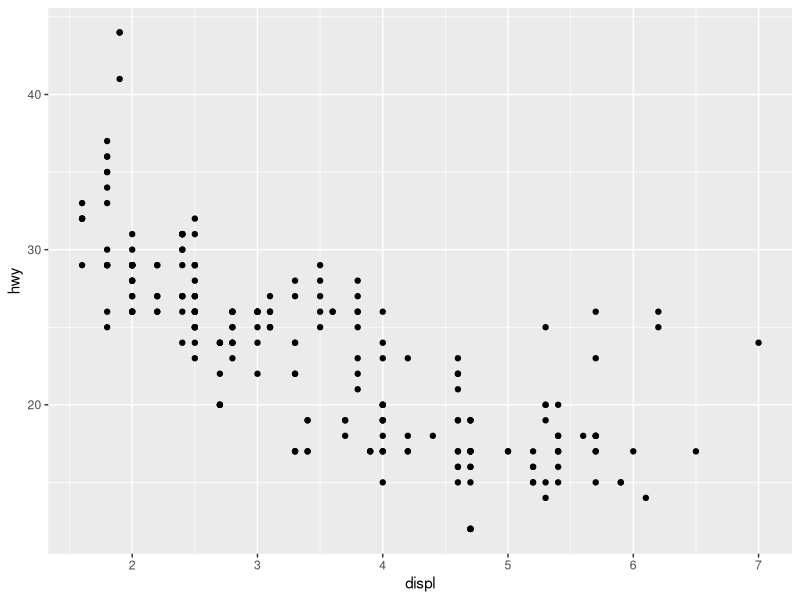
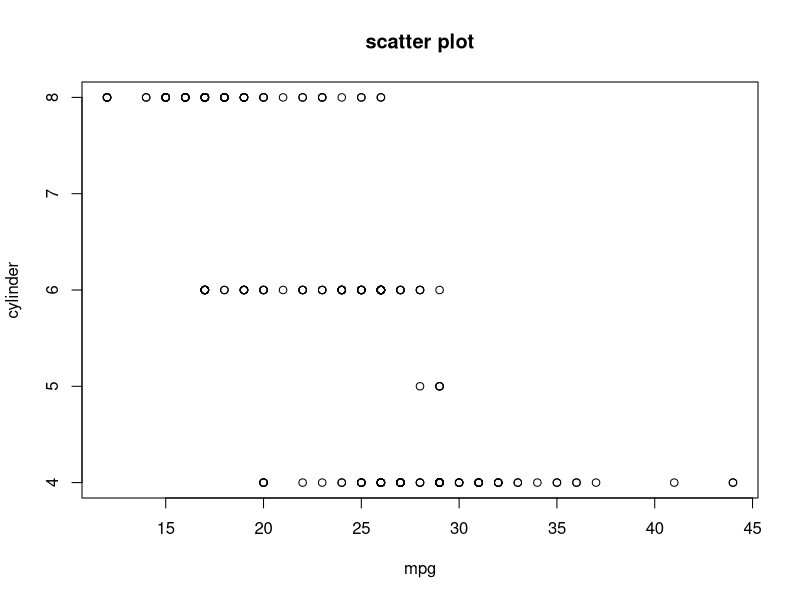
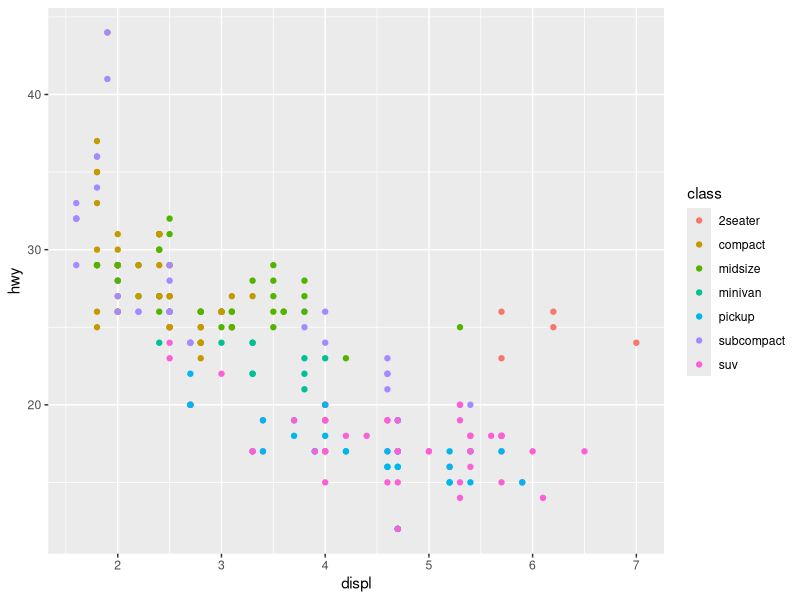
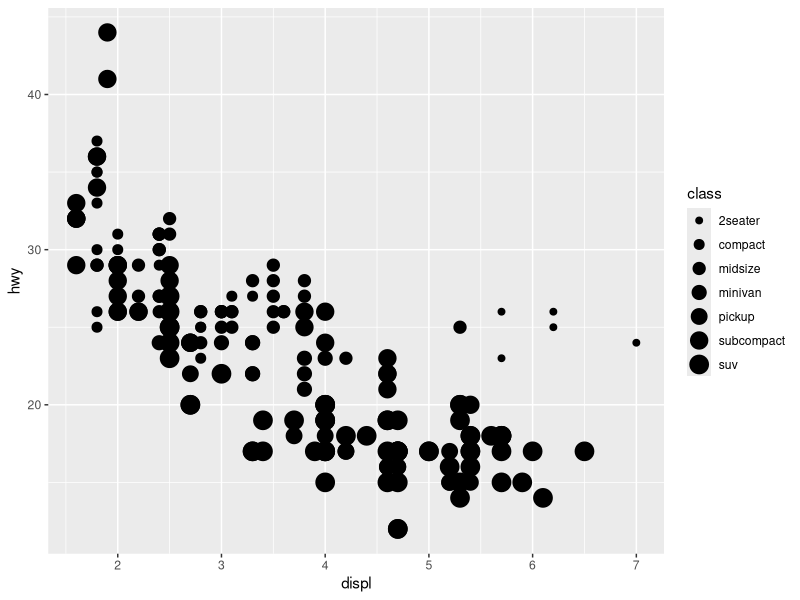
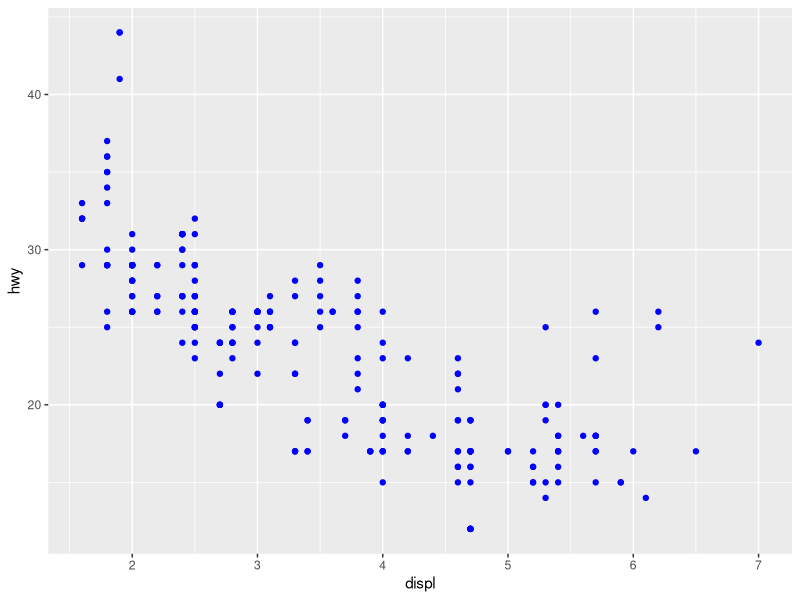
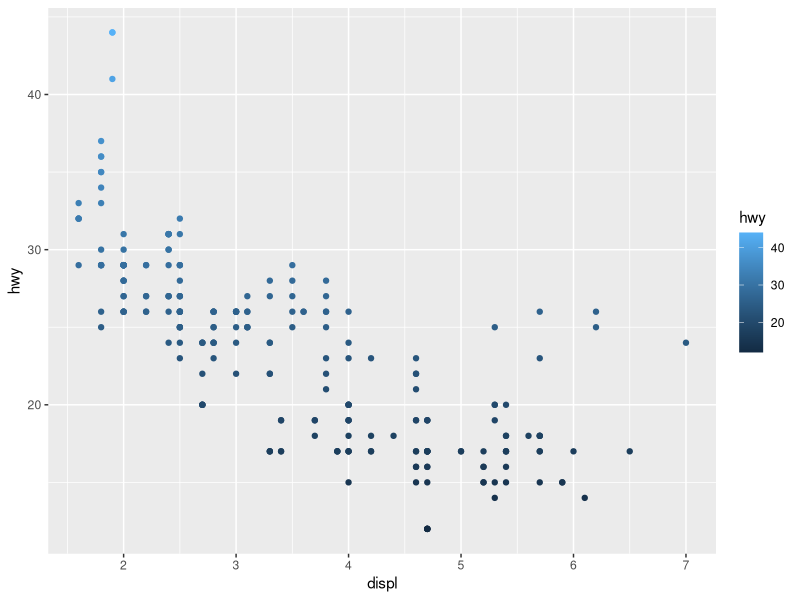
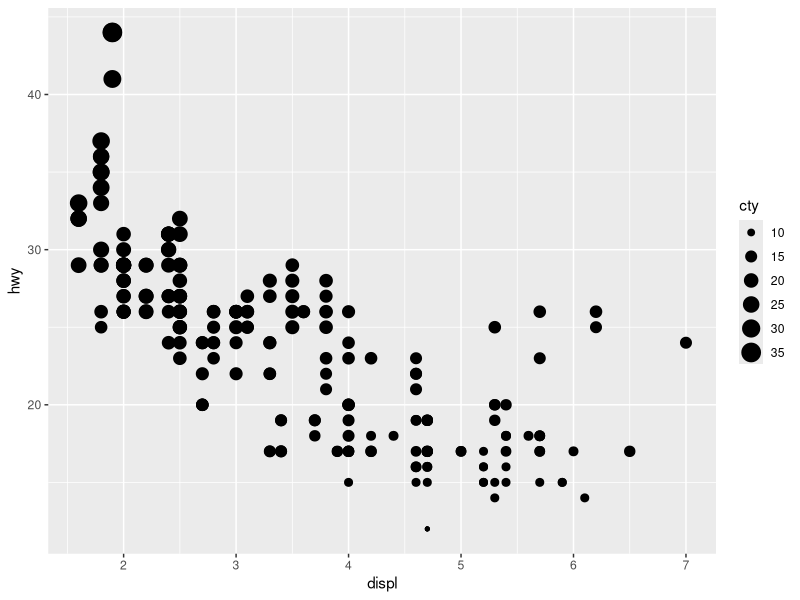
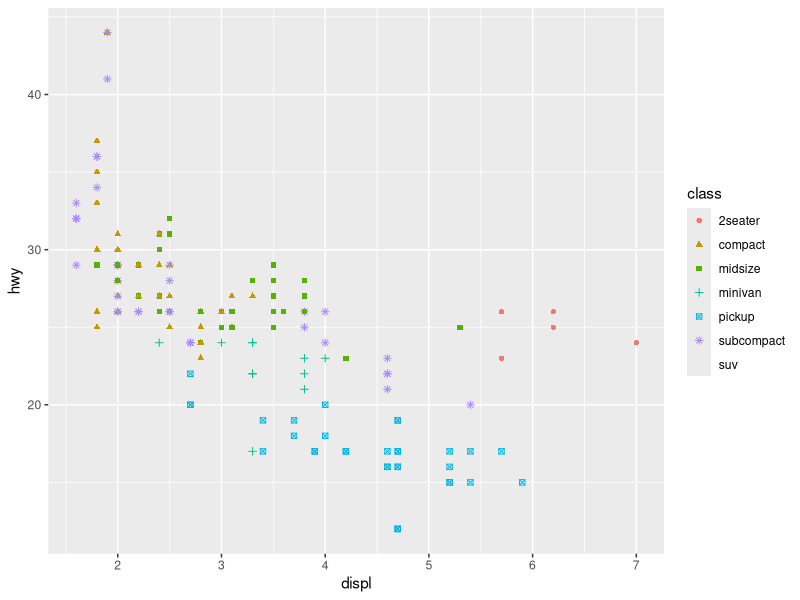

Here is the R script that generated these plots, in order:
## ---- chunk 1
knitr::opts_chunk$set(echo = FALSE)
## ---- chunk 2
library(tidyverse)
## ---- chunk 3
class(mpg)
str(mpg)
mpg
## ---- chunk 4
library(ggplot2)
ggplot(data = mpg)+
  geom_point(mapping = aes(x =displ, y = hwy  ))

## ---- chunk 5

# 3.2.4 Exercises 4

plot(mpg$hwy, mpg$cyl, main = "scatter plot", xlab = "mpg", ylab = "cylinder")
## ---- chunk 6
ggplot(data = mpg)+
  geom_point(mapping = aes(x =displ, y = hwy, color = class  ))

## ---- chunk 7
ggplot(data = mpg) + 
  geom_point(mapping = aes(x = displ, y = hwy, size = class))
## ---- chunk 8
ggplot(data = mpg) + 
  geom_point(mapping = aes(x = displ, y = hwy), color = "blue")
## ---- chunk 9
str(mpg)
## ---- chunk 10
ggplot(data = mpg) + 
  geom_point(mapping = aes(x = displ, y = hwy, color = hwy))

ggplot(data = mpg) + 
  geom_point(mapping = aes(x = displ, y = hwy, size =cty ))
## ---- chunk 11
ggplot(data = mpg) + 
  geom_point(mapping = aes(x = displ, y = hwy, shape =class, color = class ))
## ---- chunk 12
ggplot(mpg, aes(x = displ, y = hwy)) +
  geom_point(shape = 21, colour = "black", fill = "white", size = 5, stroke = 5)
## ---- chunk 13
ggplot(data = mpg) + 
  geom_point(mapping = aes(x = displ, y = hwy, color = displ <5 ))
## ---- chunk 14
ggplot(data = mpg) + 
  geom_point(mapping = aes(x = displ, y = hwy)) + 
  facet_wrap(~ class, nrow = 2)
## ---- chunk 15
ggplot(data = mpg) + 
  geom_point(mapping = aes(x = displ, y = hwy)) + 
  facet_grid(drv ~ cyl)
## ---- chunk 16
ggplot(data = mpg) + 
  geom_point(mapping = aes(x = displ, y = hwy)) + 
  facet_wrap(~drv + cyl)
## ---- chunk 17
ggplot(data = mpg) + 
  geom_point(mapping = aes(x = displ, y = hwy)) + 
  facet_grid(. ~cyl)
## ---- chunk 18
ggplot(data = mpg) + 
  geom_point(mapping = aes(x = displ, y = hwy)) + 
  facet_wrap(~cty)
## ---- chunk 19
ggplot(data = mpg) + 
  geom_point(mapping = aes(x = displ, y = hwy)) + 
  facet_wrap(drv~cyl)
## ---- chunk 20
ggplot(data = mpg) + 
  geom_point(mapping = aes(x = drv, y = cyl))
## ---- chunk 21
ggplot(data = mpg) + 
  geom_point(mapping = aes(x = displ, y = hwy)) +
  facet_grid(drv ~ .)

ggplot(data = mpg) + 
  geom_point(mapping = aes(x = displ, y = hwy)) +
  facet_grid(. ~ cyl)
## ---- chunk 22
ggplot(data = mpg) + 
  geom_smooth(mapping = aes(x = displ, y = hwy))
## ---- chunk 23
ggplot(data = mpg) + 
  geom_smooth(mapping = aes(x = displ, y = hwy, linetype = drv))
## ---- chunk 24
ggplot(data = mpg) +
  geom_smooth(
    mapping = aes(x = displ, y = hwy, color = drv),
    show.legend = FALSE
  )

## ---- chunk 25
ggplot(data = mpg) + 
  geom_point(mapping = aes(x = displ, y = hwy)) +
  geom_smooth(mapping = aes(x = displ, y = hwy))
## ---- chunk 26
ggplot(data = mpg, mapping = aes(x = displ, y = hwy)) + 
  geom_point() + 
  geom_smooth()
## ---- chunk 27
ggplot(data = mpg, mapping = aes(x = displ, y = hwy)) + 
  geom_point(mapping = aes(color = class)) + 
  geom_smooth()

## ---- chunk 28
ggplot(data = mpg, mapping = aes(x = displ, y = hwy)) + 
  geom_point(mapping = aes(color = class)) + 
  geom_smooth(data = filter(mpg, class == "subcompact"), se = FALSE)
## ---- chunk 29
ggplot(data = diamonds) + 
  geom_bar(mapping = aes(x = cut))
## ---- chunk 30
ggplot(data = diamonds) + 
  stat_count(mapping = aes(x = cut))
## ---- chunk 31
demo <- tribble(
  ~cut,         ~freq,
  "Fair",       1610,
  "Good",       4906,
  "Very Good",  12082,
  "Premium",    13791,
  "Ideal",      21551
)

ggplot(data = demo) +
  geom_bar(mapping = aes(x = cut, y = freq), stat = "identity")
## ---- chunk 32
ggplot(data = diamonds) + 
  geom_bar(mapping = aes(x = cut, y = ..prop.., group = 1))
## ---- chunk 33
ggplot(data = diamonds) + 
  stat_summary(
    mapping = aes(x = cut, y = depth),
    fun.ymin = min,
    fun.ymax = max,
    fun.y = median
  )
## ---- chunk 34
ggplot(data = diamonds) + 
  geom_bar(mapping = aes(x = cut, colour = cut))
ggplot(data = diamonds) + 
  geom_bar(mapping = aes(x = cut, fill = cut))
## ---- chunk 35
ggplot(data = diamonds) + 
  geom_bar(mapping = aes(x = cut, fill = clarity))
## ---- chunk 36
ggplot(data = mpg) + 
  geom_point(mapping = aes(x = displ, y = hwy))

ggplot(data = mpg) + 
  geom_point(mapping = aes(x = displ, y = hwy), position = "jitter")
